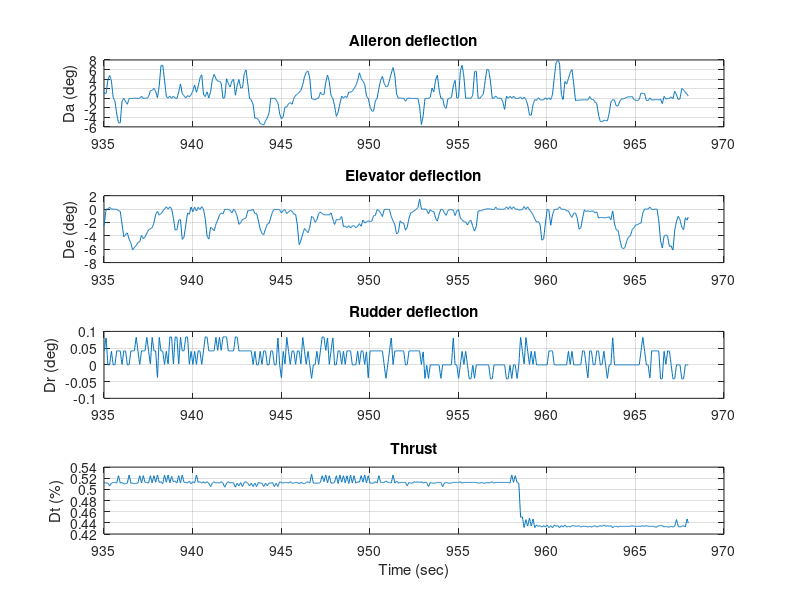

MATLAB code for this plot:
% Created by Oihane Cereceda
% Feb 14, 2018

% GBS FLIGHT RESULTS ANALYSIS

% Load data to workspace. I only have to do it once
%load('GBS_1.mat'); %The full experiment
load('GBS_S1.mat'); %Section 1 - Low signals test
%load('GBS_S2.mat'); %Section 2 - Elevator test
%load('GBS_S3.mat'); %Section 3 - Mild aileron test
%load('GBS_S4.mat'); %Section 4 - Rudder as support to aileron

% Plot deflections
subplot (4,1,1)
plot(Time, Aileron)
title('Aileron deflection')
ylabel('Da (deg)')
grid
subplot (4,1,2)
plot(Time, Elevator)
title('Elevator deflection')
ylabel('De (deg)')
grid
subplot (4,1,3)
plot(Time, Rudder)
title('Rudder deflection')
ylabel('Dr (deg)')
grid
subplot (4,1,4)
plot(Time, Thrust)
title('Thrust')
xlabel('Time (sec)')
ylabel('Dt (%)')
grid